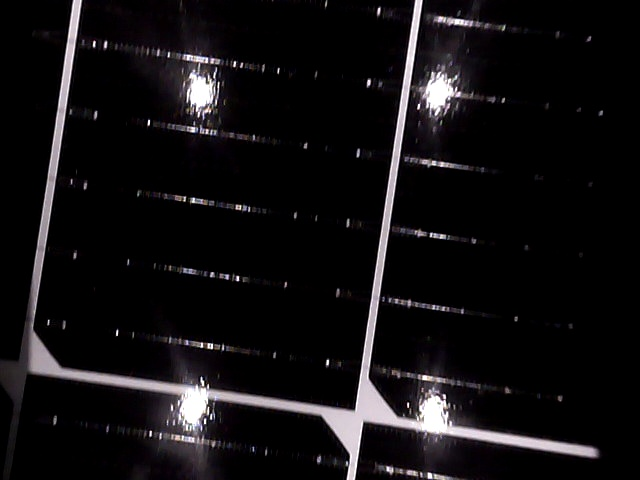
//> input picture images/savedImage0/001396.jpeg, 640 x 480 px; its folder holds only this picture in this run
$ ./processimg   (built with g++ and OpenCV 4)
//> lines starting //> are read from the running program, lines starting //| are printed output that depends on the picture
#include <iostream>
#include <opencv2/opencv.hpp>
#include <algorithm>
#include <math.h>
#include <filesystem>

// #include <opencv2/imgcodecs.hpp>
// #include <opencv2/highgui.hpp>

using namespace cv;
using namespace std;
namespace fs = std::filesystem;

struct member{
    //记录角度相近的直线的条数
    double angle; //与零轴的夹角
    int num_lines;
};

bool cmp(member m1, member m2){
    //按照直线的条数降序排列
    return m1.num_lines > m2.num_lines;
}


int main() {
    //cout << CV_VERSION << endl;

    std::string path = "/mnt/d/Projects/XiaoWanLineRecog/images/savedImage0";

    std::cout << "Please input the absolute directory of all jpeg files (there should not be subfolders):" << endl;
    getline(cin, path);
//> the answer given: images/savedImage0
    clock_t begin, end;
    begin = clock();

    int num_imgs = 0;

    vector<string> all_images;
    for (const auto & entry : fs::directory_iterator(path))
        all_images.push_back(entry.path()); //std::cout << entry.path() << std::endl;

    //以下直线识别算法参考自：https://blog.csdn.net/weixin_43863869/article/details/128390636
    for(string img_path : all_images){

        cv::Mat src;
        src = cv::imread(img_path);
//> src is the input picture: 480 rows x 640 cols, CV_8UC3; mean B, G, R 18.3, 16.6, 18.5
        if (src.empty()){
            printf("could not load image..\n");
            continue;
        }
        //cv::imshow("input", src);

        int height = src.rows;
//> height = 480
        int width = src.cols;
//> width = 640

        cv::Mat canny, dst;
        cv::Canny(src, canny, 150, 200); // 配合canny算法使用
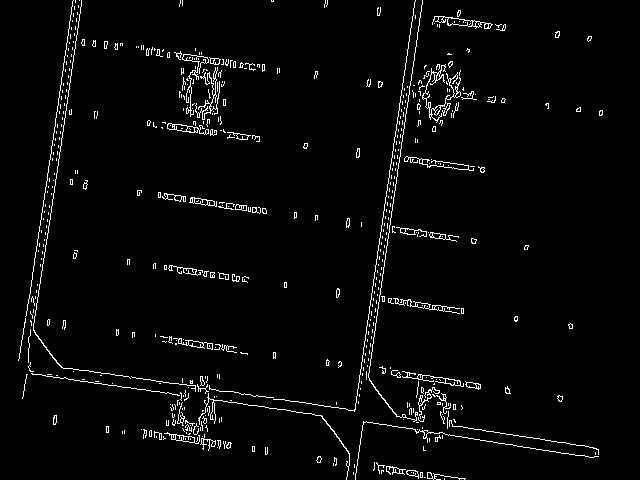
//> canny: 480 rows x 640 cols, CV_8UC1; 3.1% white in thin lines or dots
        cv::cvtColor(canny, dst, cv::COLOR_GRAY2BGR); //灰度图转换为彩色图
//> dst: 480 rows x 640 cols, CV_8UC3; 3.1% white in thin lines or dots
        //cv::imshow("edge", canny);

        std::vector<cv::Vec4f> plines;
        int minLineLength = 50;
        int maxLineGap = 5;
        //提取直线
        cv::HoughLinesP(canny, plines, 1, CV_PI / 180.0, 80, minLineLength, maxLineGap);
//> plines = 37 lines (x1, y1, x2, y2), first 8: [368, 377, 420, 12], [208, 399, 311, 413], [363, 421, 593, 457], [355, 409, 391, 158], [443, 423, 596, 448], [53, 198, 81, 0], [37, 239, 61, 83], [384, 210, 412, 16]
        cv::Scalar color_red = cv::Scalar(0, 0, 255);
        cv::Scalar color_blue = cv::Scalar(255, 125, 0);

        std::vector<member> groups;
        double temp_angle;

        for(size_t i = 0; i < plines.size(); i++){
            //计算每条直线与零轴的夹角
            cv::Vec4f hline = plines[i];
            temp_angle = atan2(hline[3]-hline[1], hline[2]-hline[0]);
            //range (-pi,pi]

            //对斜率进行分组，把斜率相似的直线分成一组
            if(groups.empty()){
                member new_member = {temp_angle, 1};
                groups.push_back(new_member);
            }
            else{
                size_t j = 0;
                for(; j < groups.size(); j++){
                    double angle_diff = abs(groups[j].angle-temp_angle);
                    double diff_threshold = 2*CV_PI/180;
                    bool flag = false;

                    //防止出现角度相差pi 或2pi的情况出现
                    for(int k = 0; k < 3; k++)
                        if (abs(angle_diff - k*CV_PI) < diff_threshold){
                            if(temp_angle < groups[j].angle)
                                temp_angle+=k*CV_PI;
                            else
                                temp_angle-=k*CV_PI;
                            flag = true;
                            break;
                        }

                    if(flag){
                    //取平均
                        groups[j].angle = (groups[j].angle*groups[j].num_lines+temp_angle)/(groups[j].num_lines+1);
                        groups[j].num_lines++;
                        break;
                    }
                }
                if(j == groups.size()){
                    member new_member = {temp_angle, 1};
                    groups.push_back(new_member);
                }
            }


           // cv::line(src, cv::Point(hline[0], hline[1]), cv::Point(hline[2], hline[3]), color_red, 1, cv::LINE_AA);
        }
//> this loop made 37 passes
//> (hline, temp_angle, j) on passes 2 to 13: ([208, 399, 311, 413], 0.135, 1), ([363, 421, 593, 457], 0.155, 1), ([355, 409, 391, 158], -1.43, 0), ([443, 423, 596, 448], 0.162, 1), ([53, 198, 81, 0], -1.43, 0), ([37, 239, 61, 83], -1.42, 0), ([384, 210, 412, 16], -1.43, 0), ([61, 367, 198, 386], 0.138, 1), ([33, 330, 44, 252], -1.43, 0), ([174, 52, 264, 66], 0.154, 1), ([162, 122, 216, 131], 0.165, 1), ([278, 399, 354, 411], 0.157, 1)
//> (hline, temp_angle) on pass 1: ([368, 377, 420, 12], -1.43)
//> after the loop, temp_angle = 0.139

        sort(groups.begin(), groups.end(), cmp);
        double final_angle = 0;

        if(groups.empty()){
            std::cout << "no lines found, yaw is set to 0";
        }
        else{
            final_angle = groups[0].angle;
//> final_angle = 0.148
        }


        //转到第一象限
        while(final_angle > CV_PI/2){
            final_angle -= CV_PI/2;
        }
//> this loop made 0 passes
//> after the loop, final_angle = 0.148
        while(final_angle < 0){
            final_angle += CV_PI/2;
        }
//> after the loop, final_angle = 0.148

        // cv::imshow("output", dst);

        // cv::waitKey(0);

        cv::line(src, cv::Point(width/2, 0), cv::Point(width/2, height), color_red, 2, cv::LINE_AA);
        cv::line(src, cv::Point(0, height/2), cv::Point(width, height/2), color_red, 2, cv::LINE_AA);
        cv::putText(src, "yaw = "+to_string(90-final_angle*180/CV_PI), cv::Point(30, 30), FONT_HERSHEY_PLAIN, 1.2, color_red);
        int arrow_len = 150;
        cv::Point end_point = cv::Point(width/2+arrow_len*sin(final_angle), height/2-cos(final_angle)*arrow_len);
//> end_point = Point(342, 91)
        cv::arrowedLine(src, cv::Point(width/2,height/2), end_point, color_blue, 2, cv::LINE_AA);
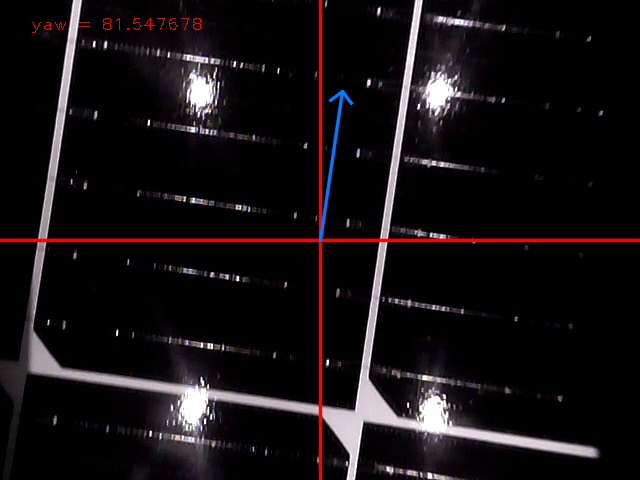
//> src: 480 rows x 640 cols, CV_8UC3; mean B, G, R 18.7, 16.8, 21.8
        string filename = img_path.substr(img_path.find_last_of("/")+1, img_path.find_last_of(".")-img_path.find_last_of("/")-1);
//> filename = "001396"
        imwrite("../result/"+filename+"_mark.jpeg", src);
        std::cout << filename+"_mark.jpeg  " << "yaw = " + to_string(90-final_angle*180/CV_PI) << endl;
//| 001396_mark.jpeg  yaw = 81.547678
        num_imgs++;
    }

    end = clock();
    double process_time = double(end - begin) / CLOCKS_PER_SEC * 1000 ;
    std::cout << "处理" + to_string(num_imgs) + "张照片所用时间：" +to_string(process_time)<< "ms" << endl;
    std::cout << "平均时间： "+to_string(process_time/num_imgs) << "ms" << endl;

    return 0;
}

$ run again, on images/savedImage0/001472.jpeg
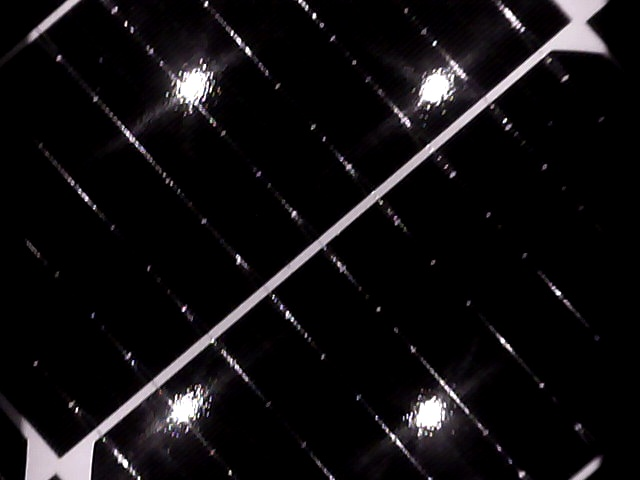
//> input picture images/savedImage0/001472.jpeg, 640 x 480 px
//> src is the input picture: 480 rows x 640 cols, CV_8UC3; mean B, G, R 16.5, 15, 16.7
//> `cv::Canny(src, canny, 150, 200);`:
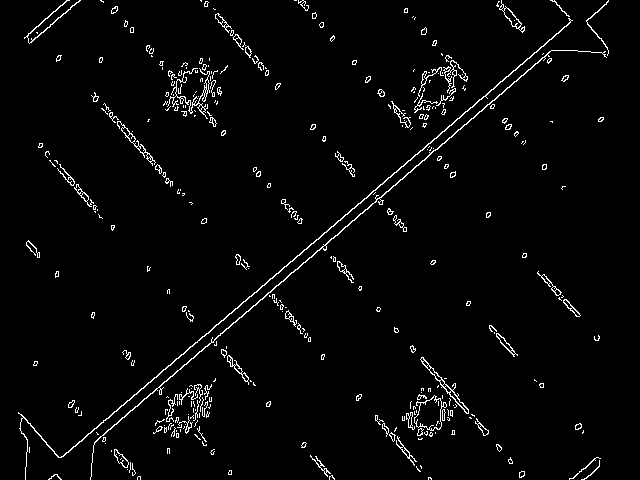
//> canny: 480 rows x 640 cols, CV_8UC1; 2.9% white in thin lines or dots
//> dst: 480 rows x 640 cols, CV_8UC3; 2.9% white in thin lines or dots
//> plines = 20 lines (x1, y1, x2, y2), first 8: [201, 351, 386, 191], [293, 272, 435, 149], [360, 203, 571, 20], [146, 398, 309, 257], [245, 301, 415, 154], [421, 361, 485, 435], [437, 149, 551, 50], [68, 452, 202, 336]
//> the loop `for(size_t i = 0; i < plines.size(); i++)` made 20 passes
//> (hline, temp_angle, j) on passes 2 to 9: ([293, 272, 435, 149], -0.714, 0), ([360, 203, 571, 20], -0.714, 0), ([146, 398, 309, 257], -0.713, 0), ([245, 301, 415, 154], -0.713, 0), ([421, 361, 485, 435], 0.858, 1), ([437, 149, 551, 50], -0.715, 0), ([68, 452, 202, 336], -0.714, 0), ([192, 346, 316, 239], -0.712, 0)
//> after the loop `for(size_t i = 0; i < plines.size(); i++)`: temp_angle = -0.711
//> `final_angle = groups[0].angle;`: final_angle = -0.713
//> the loop `while(final_angle < 0)` made 1 pass
//> final_angle on pass 1: 0.857
//> after the loop `while(final_angle < 0)`: final_angle = 0.857
//> end_point = Point(433, 141)
//> `cv::arrowedLine(src, cv::Point(width/2,height/2), end_point, color_blu..`:
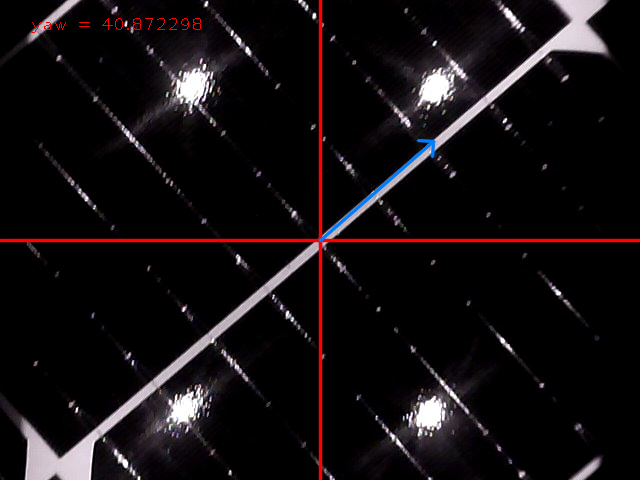
//> src: 480 rows x 640 cols, CV_8UC3; mean B, G, R 16.6, 14.8, 19.7
//> filename = "001472"
//| 001472_mark.jpeg  yaw = 40.872298

$ run again, on images/savedImage0/001498.jpeg
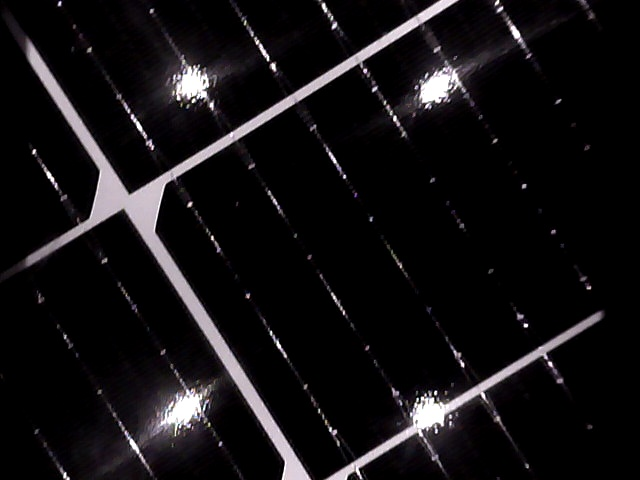
//> input picture images/savedImage0/001498.jpeg, 640 x 480 px
//> src is the input picture: 480 rows x 640 cols, CV_8UC3; mean B, G, R 19.4, 17.6, 19.5
//> `cv::Canny(src, canny, 150, 200);`:
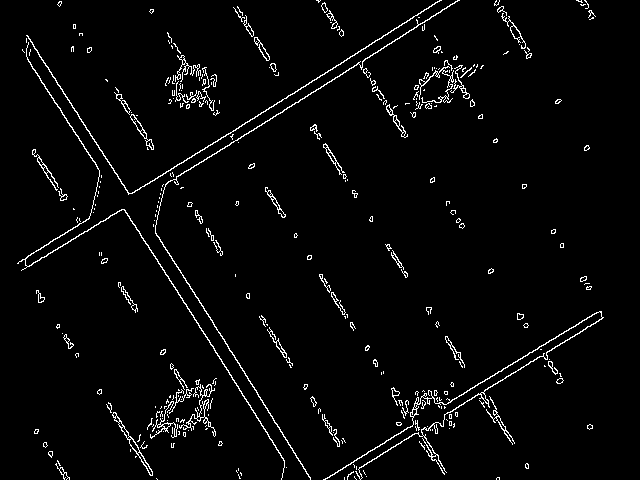
//> canny: 480 rows x 640 cols, CV_8UC1; 3.2% white in thin lines or dots
//> dst: 480 rows x 640 cols, CV_8UC3; 3.2% white in thin lines or dots
//> plines = 31 lines (x1, y1, x2, y2), first 8: [132, 193, 441, 0], [162, 185, 459, 0], [27, 59, 99, 171], [155, 233, 234, 355], [34, 48, 128, 194], [439, 407, 600, 311], [162, 186, 405, 34], [444, 416, 603, 317]
//> the loop `for(size_t i = 0; i < plines.size(); i++)` made 31 passes
//> (hline, temp_angle, j) on passes 2 to 9: ([162, 185, 459, 0], -0.557, 0), ([27, 59, 99, 171], 0.999, 1), ([155, 233, 234, 355], 0.996, 1), ([34, 48, 128, 194], 0.999, 1), ([439, 407, 600, 311], -0.538, 0), ([162, 186, 405, 34], -0.559, 0), ([444, 416, 603, 317], -0.557, 0), ([259, 317, 290, 367], 1.02, 1)
//> after the loop `for(size_t i = 0; i < plines.size(); i++)`: temp_angle = -0.559
//> `final_angle = groups[0].angle;`: final_angle = 1.01
//> end_point = Point(446, 159)
//> `cv::arrowedLine(src, cv::Point(width/2,height/2), end_point, color_blu..`:
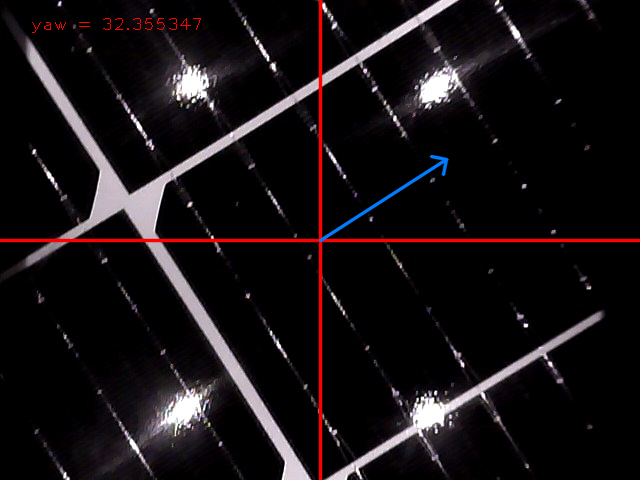
//> src: 480 rows x 640 cols, CV_8UC3; mean B, G, R 19.8, 17.7, 22.8
//> filename = "001498"
//| 001498_mark.jpeg  yaw = 32.355347

$ run again, on images/savedImage0/001587.jpeg
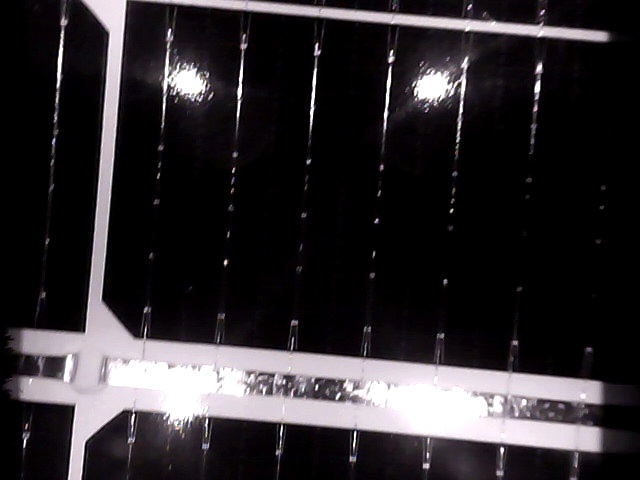
//> input picture images/savedImage0/001587.jpeg, 640 x 480 px
//> src is the input picture: 480 rows x 640 cols, CV_8UC3; mean B, G, R 46.5, 43.4, 47.1
//> `cv::Canny(src, canny, 150, 200);`:
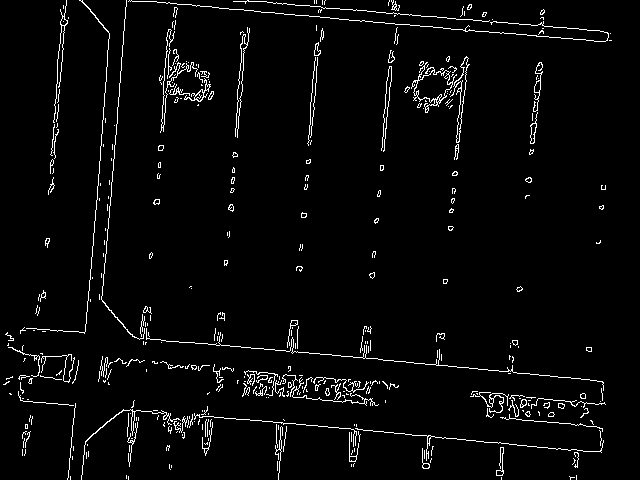
//> canny: 480 rows x 640 cols, CV_8UC1; 3.4% white in thin lines or dots
//> dst: 480 rows x 640 cols, CV_8UC3; 3.4% white in thin lines or dots
//> plines = 27 lines (x1, y1, x2, y2), first 8: [212, 7, 604, 41], [363, 430, 465, 439], [172, 341, 382, 359], [101, 299, 117, 116], [544, 26, 603, 31], [99, 166, 104, 99], [538, 398, 594, 403], [267, 2, 465, 19]
//> the loop `for(size_t i = 0; i < plines.size(); i++)` made 27 passes
//> (hline, temp_angle, j) on passes 2 to 9: ([363, 430, 465, 439], 0.088, 0), ([172, 341, 382, 359], 0.0855, 0), ([101, 299, 117, 116], -1.48, 1), ([544, 26, 603, 31], 0.0845, 0), ([99, 166, 104, 99], -1.5, 1), ([538, 398, 594, 403], 0.089, 0), ([267, 2, 465, 19], 0.0856, 0), ([472, 391, 524, 396], 0.0959, 0)
//> after the loop `for(size_t i = 0; i < plines.size(); i++)`: temp_angle = -1.46
//> `final_angle = groups[0].angle;`: final_angle = 0.09
//> end_point = Point(333, 90)
//> `cv::arrowedLine(src, cv::Point(width/2,height/2), end_point, color_blu..`:
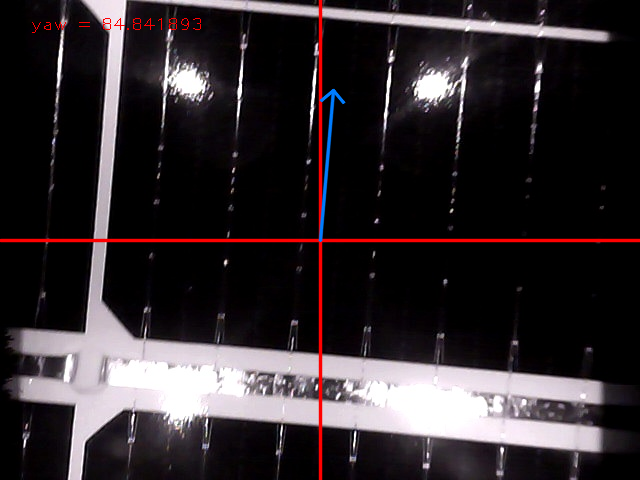
//> src: 480 rows x 640 cols, CV_8UC3; mean B, G, R 46.8, 43.4, 50.3
//> filename = "001587"
//| 001587_mark.jpeg  yaw = 84.841893
